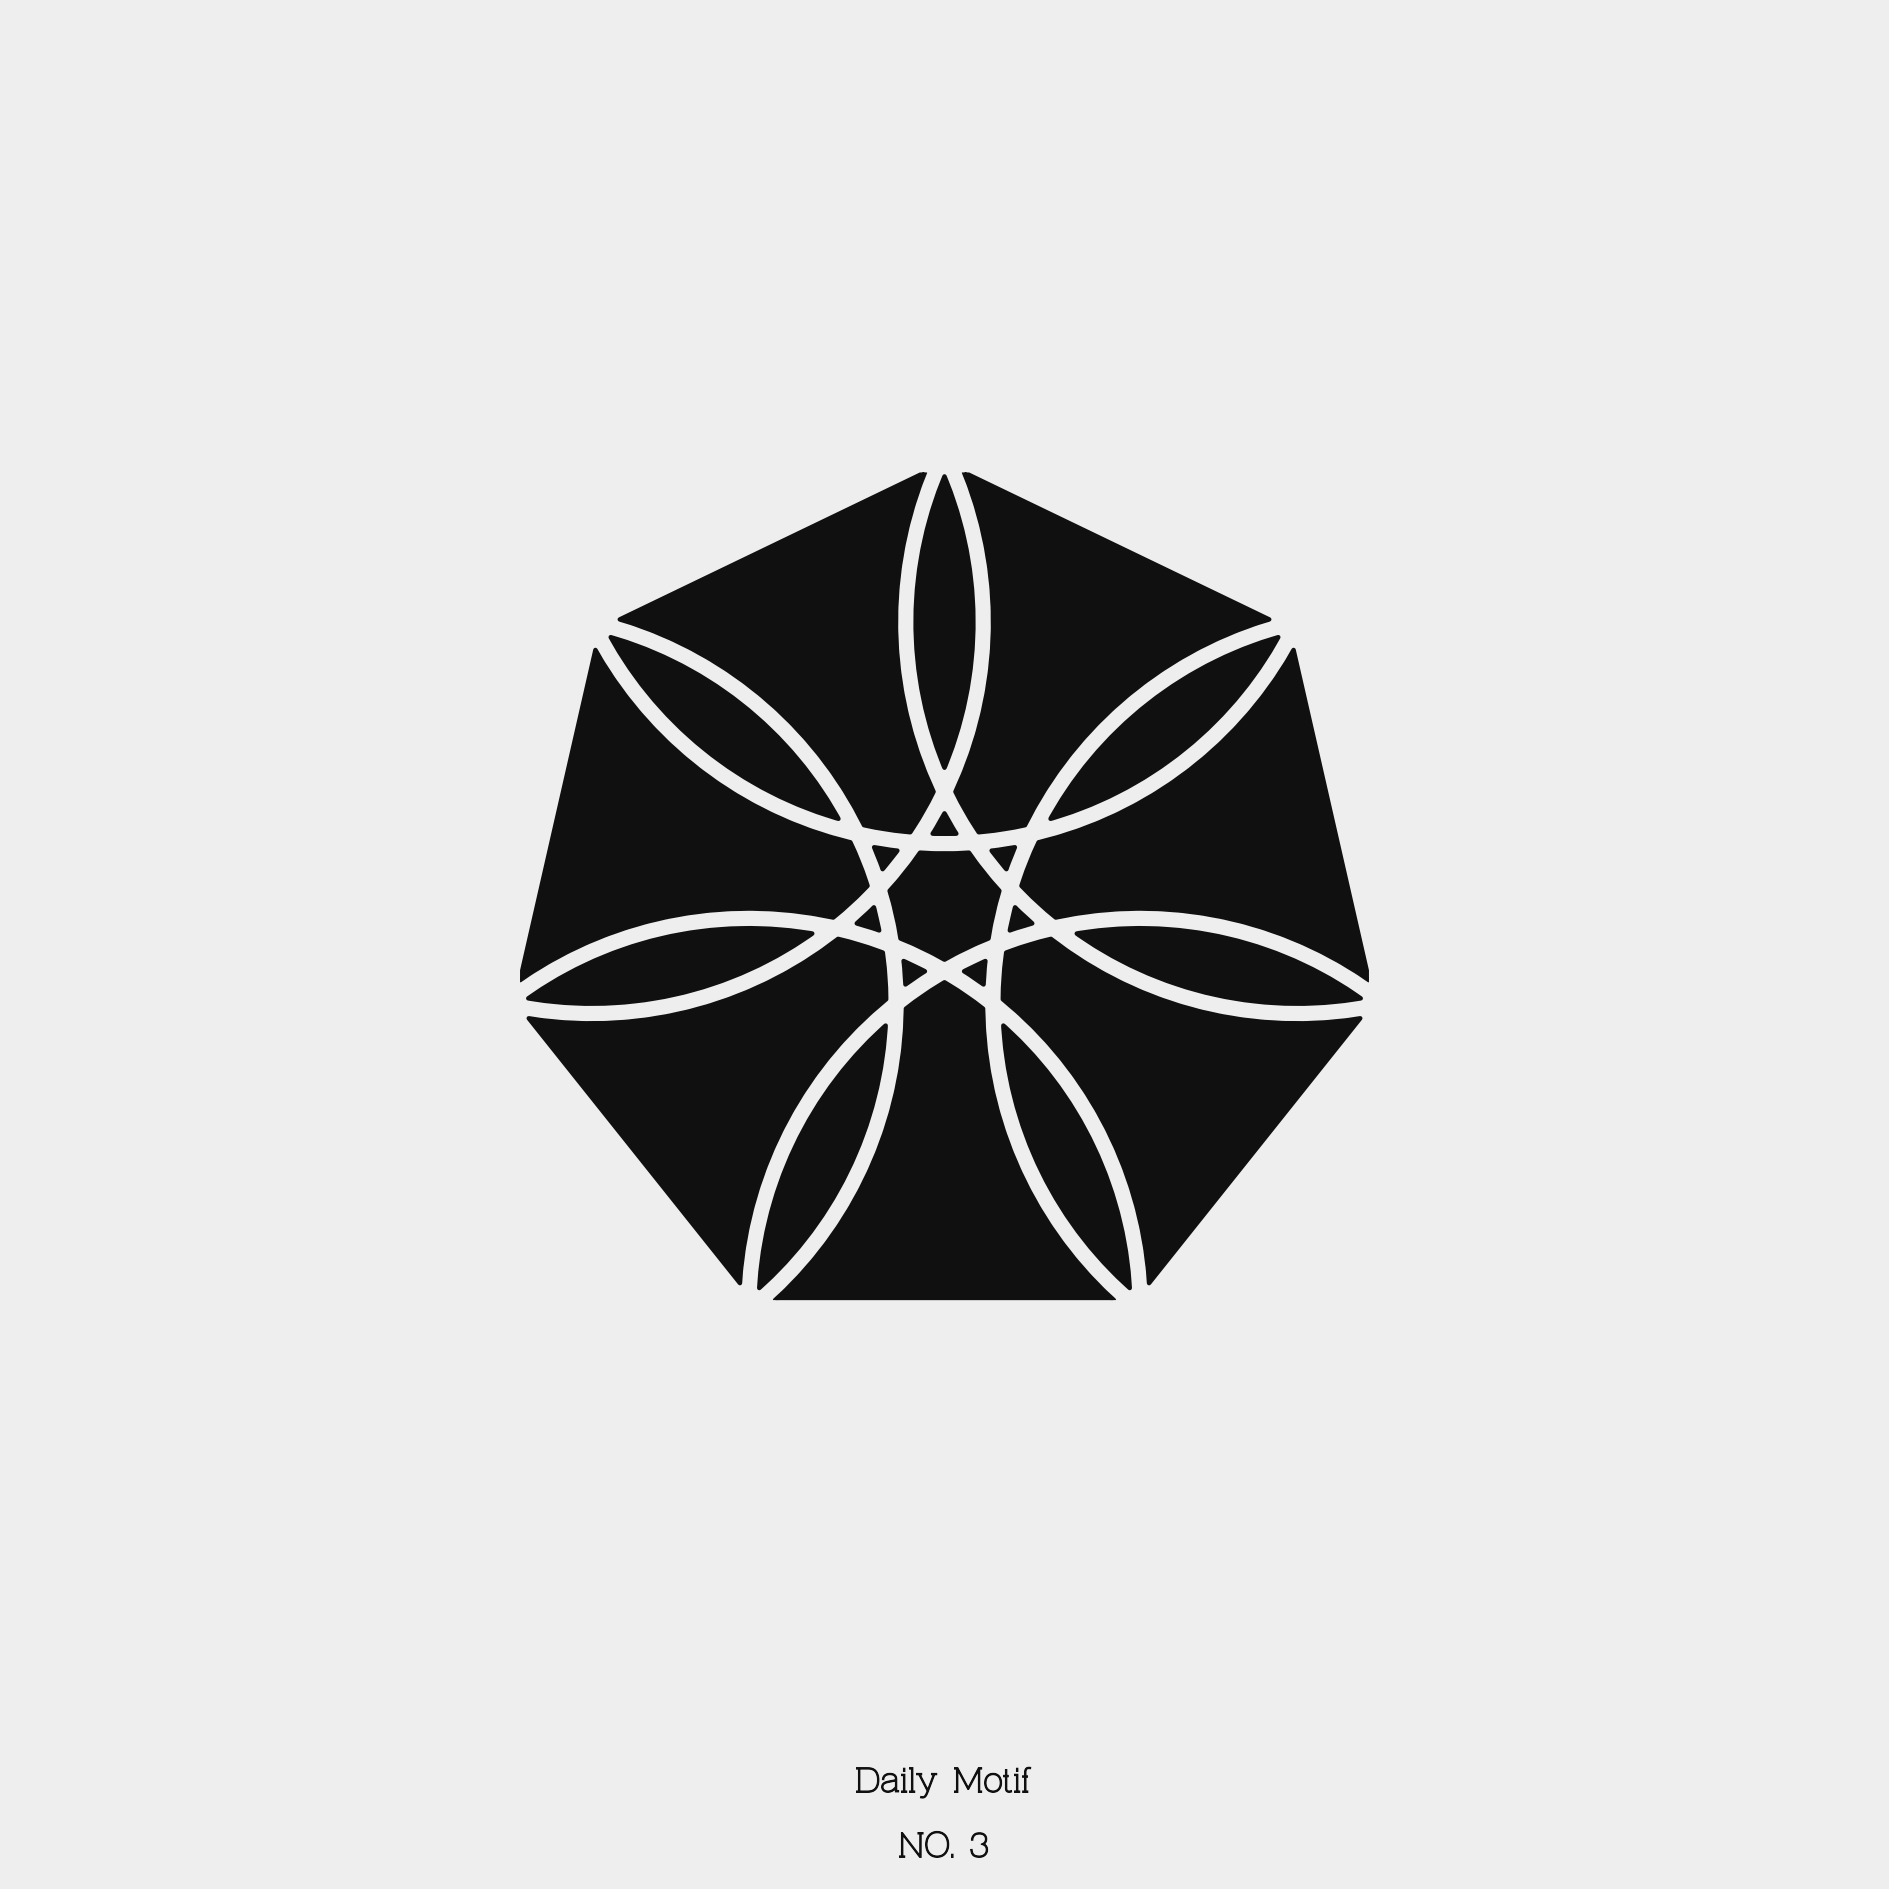

Reproduce this figure in R.
library(ggplot2)
library(Kaashi)
square = regularPolygon(7)
tile <- motif(square,n = 7, theta = 30, delta = 1, polyLine = F, dist = 0.05,circle = T,radius = 2)

daily_minimal_plot(tile,"daily_motif/day_003/day_003.png",type = "png",caption = "Daily Motif\n\nNO. 3")
daily_minimal_plot(tile,"daily_motif/day_003/day_003.svg",type = "svg",caption = "Daily Motif\n\nNO. 3")

copy_path <- "../../Blog/content/gallery/2021-11-30-daily-motif/images/"
folder_path <-  "daily_motif/day_003/"
pettern_name <- "day_003"
plot_transfer(folder_path, pettern_name, copy_path)
